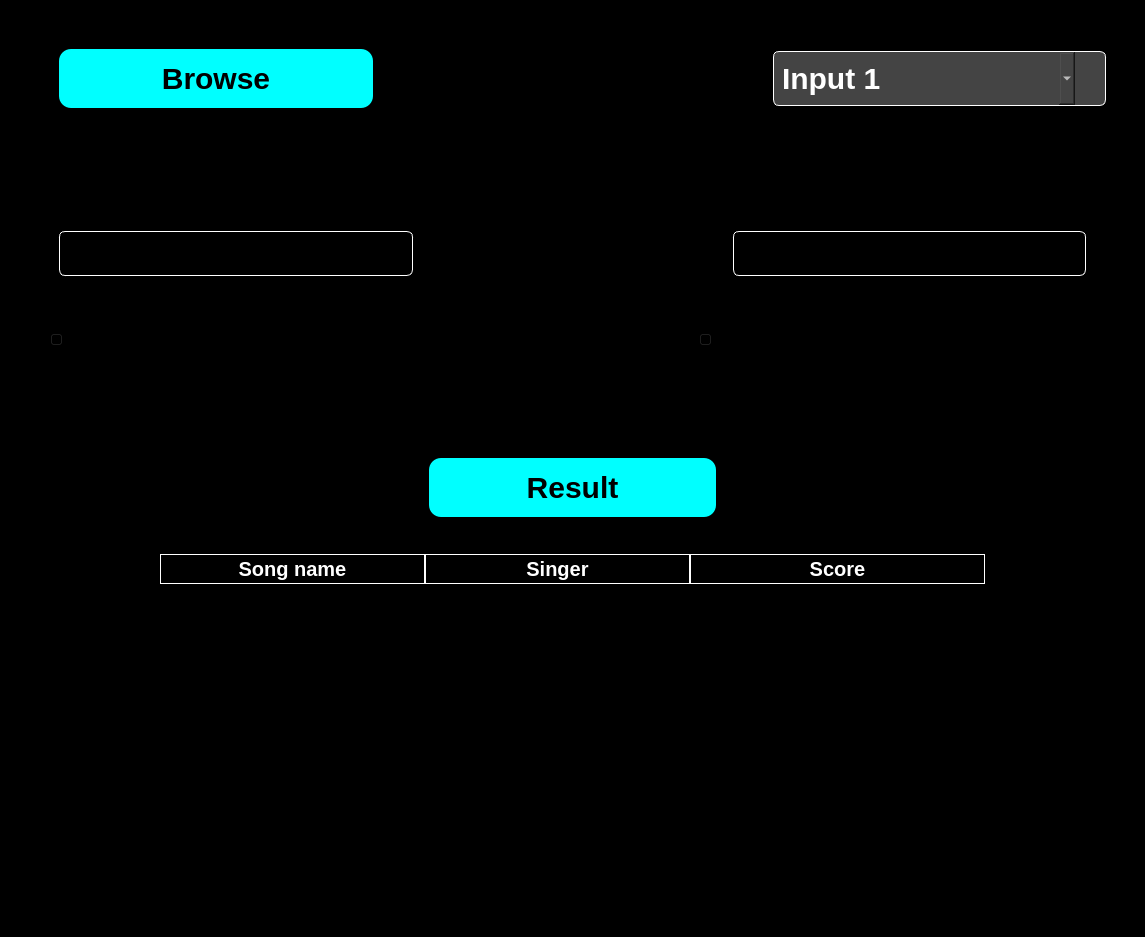
<?xml version="1.0" encoding="UTF-8"?>
<ui version="4.0">
 <class>MainWindow</class>
 <widget class="QMainWindow" name="MainWindow">
  <property name="geometry">
   <rect>
    <x>0</x>
    <y>0</y>
    <width>1145</width>
    <height>937</height>
   </rect>
  </property>
  <property name="windowTitle">
   <string>Responsive GUI</string>
  </property>
  <widget class="QWidget" name="centralwidget">
   <property name="styleSheet">
    <string notr="true">background-color:black;</string>
   </property>
   <layout class="QVBoxLayout" name="verticalLayout">
    <item>
     <layout class="QHBoxLayout" name="topRowLayout">
      <property name="spacing">
       <number>400</number>
      </property>
      <property name="topMargin">
       <number>40</number>
      </property>
      <item>
       <widget class="QPushButton" name="browseButton">
        <property name="cursor">
         <cursorShape>PointingHandCursor</cursorShape>
        </property>
        <property name="styleSheet">
         <string notr="true">background-color: #00FFFF; border-radius: 12px; font-size: 30px; font-weight:bold; padding: 12px;
margin-left: 50;</string>
        </property>
        <property name="text">
         <string>Browse</string>
        </property>
       </widget>
      </item>
      <item>
       <widget class="QComboBox" name="inputCombo">
        <property name="cursor">
         <cursorShape>PointingHandCursor</cursorShape>
        </property>
        <property name="styleSheet">
         <string notr="true">background-color: #444444; color: white; border: 1px solid white; border-radius: 6px; padding: 8px; font-size: 30px; font-weight: bold; margin-right: 30;</string>
        </property>
        <item>
         <property name="text">
          <string>Input 1</string>
         </property>
        </item>
        <item>
         <property name="text">
          <string>Input 2</string>
         </property>
        </item>
       </widget>
      </item>
     </layout>
    </item>
    <item>
     <layout class="QHBoxLayout" name="inputLayout">
      <property name="spacing">
       <number>220</number>
      </property>
      <property name="topMargin">
       <number>117</number>
      </property>
      <item>
       <widget class="QLabel" name="input1">
        <property name="layoutDirection">
         <enum>Qt::LeftToRight</enum>
        </property>
        <property name="styleSheet">
         <string notr="true"> color: white; border: 1px solid white; border-radius: 6px; padding: 4px; font-size: 30px; margin-bottom: 50; margin-right: 50; margin-left:50; height: 100;</string>
        </property>
        <property name="frameShape">
         <enum>QFrame::NoFrame</enum>
        </property>
        <property name="text">
         <string/>
        </property>
        <property name="textFormat">
         <enum>Qt::AutoText</enum>
        </property>
        <property name="wordWrap">
         <bool>false</bool>
        </property>
       </widget>
      </item>
      <item>
       <widget class="QLabel" name="input2">
        <property name="styleSheet">
         <string notr="true"> color: white; border: 1px solid white; border-radius: 6px; padding: 4px; font-size: 30px; margin-bottom: 50; margin-left: 50; margin-right: 50;</string>
        </property>
        <property name="text">
         <string/>
        </property>
        <property name="margin">
         <number>59</number>
        </property>
       </widget>
      </item>
     </layout>
    </item>
    <item>
     <layout class="QHBoxLayout" name="slidersLayout">
      <property name="spacing">
       <number>250</number>
      </property>
      <property name="leftMargin">
       <number>40</number>
      </property>
      <property name="rightMargin">
       <number>40</number>
      </property>
      <property name="bottomMargin">
       <number>85</number>
      </property>
      <item>
       <widget class="QSlider" name="slider1">
        <property name="cursor">
         <cursorShape>PointingHandCursor</cursorShape>
        </property>
        <property name="styleSheet">
         <string notr="true">background-color: black;</string>
        </property>
        <property name="orientation">
         <enum>Qt::Horizontal</enum>
        </property>
       </widget>
      </item>
      <item>
       <widget class="QSlider" name="slider2">
        <property name="cursor">
         <cursorShape>PointingHandCursor</cursorShape>
        </property>
        <property name="styleSheet">
         <string notr="true">background-color: black;</string>
        </property>
        <property name="orientation">
         <enum>Qt::Horizontal</enum>
        </property>
       </widget>
      </item>
     </layout>
    </item>
    <item>
     <widget class="QPushButton" name="resultButton">
      <property name="cursor">
       <cursorShape>PointingHandCursor</cursorShape>
      </property>
      <property name="styleSheet">
       <string notr="true">background-color: #00FFFF; border-radius: 12px; font-size: 30px; font-weight:bold; padding: 12px;
margin-top: 20; margin-bottom: 30; margin-left: 420; margin-right: 420;</string>
      </property>
      <property name="text">
       <string>Result</string>
      </property>
     </widget>
    </item>
    <item>
     <layout class="QVBoxLayout" name="tableLayout">
      <property name="spacing">
       <number>0</number>
      </property>
      <property name="leftMargin">
       <number>150</number>
      </property>
      <property name="topMargin">
       <number>0</number>
      </property>
      <property name="rightMargin">
       <number>150</number>
      </property>
      <item>
       <widget class="QTableWidget" name="outputTable">
        <property name="enabled">
         <bool>true</bool>
        </property>
        <property name="autoFillBackground">
         <bool>false</bool>
        </property>
        <property name="styleSheet">
         <string notr="true">QTableWidget {
    background-color: black;
    gridline-color: white;
    color: white;
    
}

QHeaderView::section {
    background-color: black;
    color: white;
    border: 1px solid white;
    
}

QTableWidget::item {
    border: none;
    color: white;
}

QTableCornerButton::section {
    background-color: black;
    border: 1px solid white;
}</string>
        </property>
        <property name="frameShape">
         <enum>QFrame::StyledPanel</enum>
        </property>
        <property name="frameShadow">
         <enum>QFrame::Sunken</enum>
        </property>
        <property name="midLineWidth">
         <number>0</number>
        </property>
        <property name="sizeAdjustPolicy">
         <enum>QAbstractScrollArea::AdjustToContents</enum>
        </property>
        <property name="gridStyle">
         <enum>Qt::SolidLine</enum>
        </property>
        <property name="rowCount">
         <number>0</number>
        </property>
        <property name="columnCount">
         <number>3</number>
        </property>
        <attribute name="horizontalHeaderCascadingSectionResizes">
         <bool>true</bool>
        </attribute>
        <attribute name="horizontalHeaderDefaultSectionSize">
         <number>265</number>
        </attribute>
        <attribute name="horizontalHeaderHighlightSections">
         <bool>true</bool>
        </attribute>
        <attribute name="horizontalHeaderMinimumSectionSize">
         <number>265</number>
        </attribute>
        <attribute name="horizontalHeaderShowSortIndicator" stdset="0">
         <bool>false</bool>
        </attribute>
        <attribute name="horizontalHeaderStretchLastSection">
         <bool>true</bool>
        </attribute>
        <attribute name="verticalHeaderCascadingSectionResizes">
         <bool>false</bool>
        </attribute>
        <attribute name="verticalHeaderDefaultSectionSize">
         <number>37</number>
        </attribute>
        <column>
         <property name="text">
          <string>Song name</string>
         </property>
         <property name="font">
          <font>
           <pointsize>15</pointsize>
           <weight>75</weight>
           <bold>true</bold>
          </font>
         </property>
         <property name="textAlignment">
          <set>AlignCenter</set>
         </property>
        </column>
        <column>
         <property name="text">
          <string>Singer</string>
         </property>
         <property name="font">
          <font>
           <pointsize>15</pointsize>
           <weight>75</weight>
           <bold>true</bold>
          </font>
         </property>
         <property name="textAlignment">
          <set>AlignCenter</set>
         </property>
        </column>
        <column>
         <property name="text">
          <string>Score</string>
         </property>
         <property name="font">
          <font>
           <pointsize>15</pointsize>
           <weight>75</weight>
           <bold>true</bold>
          </font>
         </property>
         <property name="textAlignment">
          <set>AlignCenter</set>
         </property>
        </column>
       </widget>
      </item>
     </layout>
    </item>
   </layout>
  </widget>
 </widget>
 <resources/>
 <connections/>
</ui>
